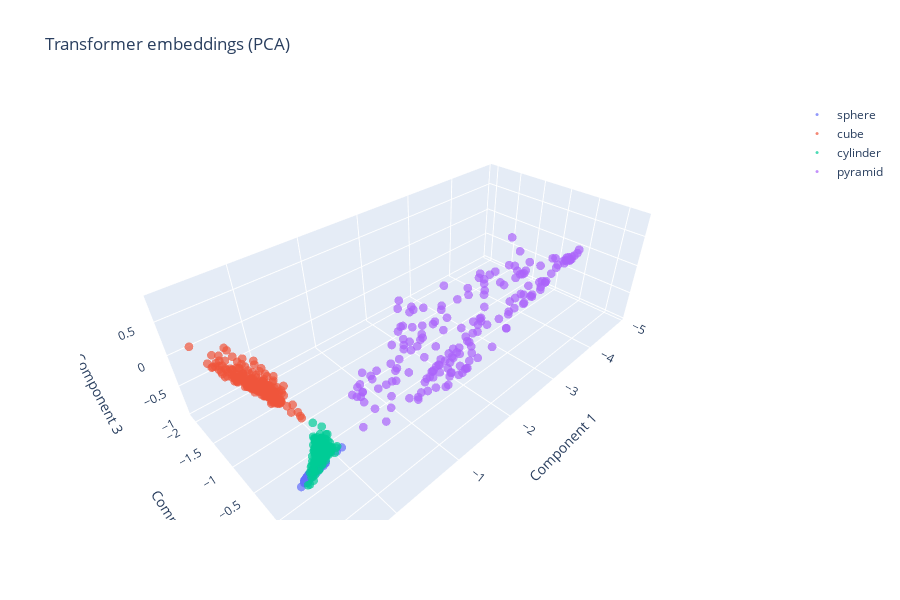
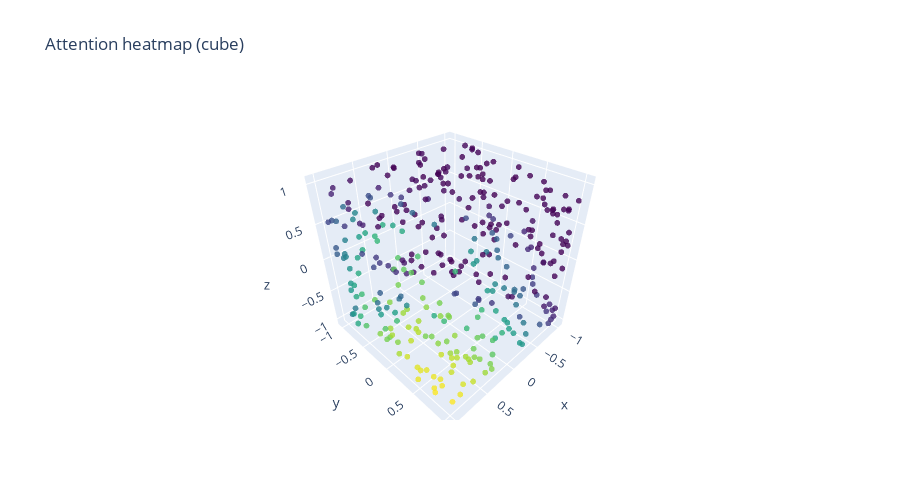

The notebook cell saved with these charts, in order:
### Code cell
transformer_ref = models_cloud["Transformer"][0]
embeddings = []
labels = []
with torch.no_grad():
    for batch in val_loader_cloud:
        logits, features = transformer_ref(
            batch["points"].to(DEVICE),
            src_key_padding_mask=batch["mask"].to(DEVICE),
            return_features=True,
        )
        embeddings.append(features.cpu())
        labels.append(batch["labels"])
embeddings = torch.cat(embeddings).numpy()
labels = torch.cat(labels).numpy()
visualize_embeddings(embeddings, labels, SHAPE_TYPES_3D, "Transformer embeddings", method="pca", dim=3)

batch = next(iter(val_loader_cloud))
logits, attn_maps, _ = transformer_ref(
    batch["points"].to(DEVICE),
    src_key_padding_mask=batch["mask"].to(DEVICE),
    return_attention=True,
    return_features=True,
)
batch_idx = 6  # Visualize this sample in batch
# attn_maps[-1] has shape (B, N, N) where N includes the CLS token
# We want attention from CLS token (index 0) to actual points (indices 1:)
attn_cls = attn_maps[-1][batch_idx, 0, 1:].detach().cpu().numpy()
mask = batch["mask"][batch_idx].numpy()
valid_points = batch["points"][batch_idx][~mask].numpy()
attn_cls = attn_cls[: valid_points.shape[0]]
scatter_3d_points(valid_points, f"Attention heatmap ({SHAPE_TYPES_3D[batch['labels'][batch_idx].item()]})", colors=attn_cls, interactive=True)

### Figure 1 — Plotly figure (JSON) as saved in the notebook; plotly's stock layout.template omitted (floating-point values rounded to 4 significant figures; data arrays with more than 128 entries replaced by an {"elided": "..."} marker saying what was removed)
{"data": [{"marker": {"opacity": 0.7, "size": 3}, "mode": "markers", "name": "sphere", "type": "scatter3d", "x": {"elided": "217 float values"}, "y": {"elided": "217 float values"}, "z": {"elided": "217 float values"}}, {"marker": {"opacity": 0.7, "size": 3}, "mode": "markers", "name": "cube", "type": "scatter3d", "x": {"elided": "203 float values"}, "y": {"elided": "203 float values"}, "z": {"elided": "203 float values"}}, {"marker": {"opacity": 0.7, "size": 3}, "mode": "markers", "name": "cylinder", "type": "scatter3d", "x": {"elided": "201 float values"}, "y": {"elided": "201 float values"}, "z": {"elided": "201 float values"}}, {"marker": {"opacity": 0.7, "size": 3}, "mode": "markers", "name": "pyramid", "type": "scatter3d", "x": {"elided": "179 float values"}, "y": {"elided": "179 float values"}, "z": {"elided": "179 float values"}}], "layout": {"height": 600, "scene": {"xaxis": {"title": {"text": "Component 1"}}, "yaxis": {"title": {"text": "Component 2"}}, "zaxis": {"title": {"text": "Component 3"}}}, "showlegend": true, "title": {"text": "Transformer embeddings (PCA)"}}}

### Figure 2 — Plotly figure (JSON) as saved in the notebook; plotly's stock layout.template omitted (floating-point values rounded to 4 significant figures; data arrays with more than 128 entries replaced by an {"elided": "..."} marker saying what was removed)
{"data": [{"marker": {"color": {"elided": "359 float values"}, "colorscale": [[0, "#440154"], [0.1111, "#482878"], [0.2222, "#3e4989"], [0.3333, "#31688e"], [0.4444, "#26828e"], [0.5556, "#1f9e89"], [0.6667, "#35b779"], [0.7778, "#6ece58"], [0.8889, "#b5de2b"], [1, "#fde725"]], "opacity": 0.8, "size": 2}, "mode": "markers", "type": "scatter3d", "x": {"elided": "359 float values"}, "y": {"elided": "359 float values"}, "z": {"elided": "359 float values"}}], "layout": {"height": 500, "scene": {"xaxis": {"title": {"text": "x"}}, "yaxis": {"title": {"text": "y"}}, "zaxis": {"title": {"text": "z"}}}, "title": {"text": "Attention heatmap (cube)"}}}
